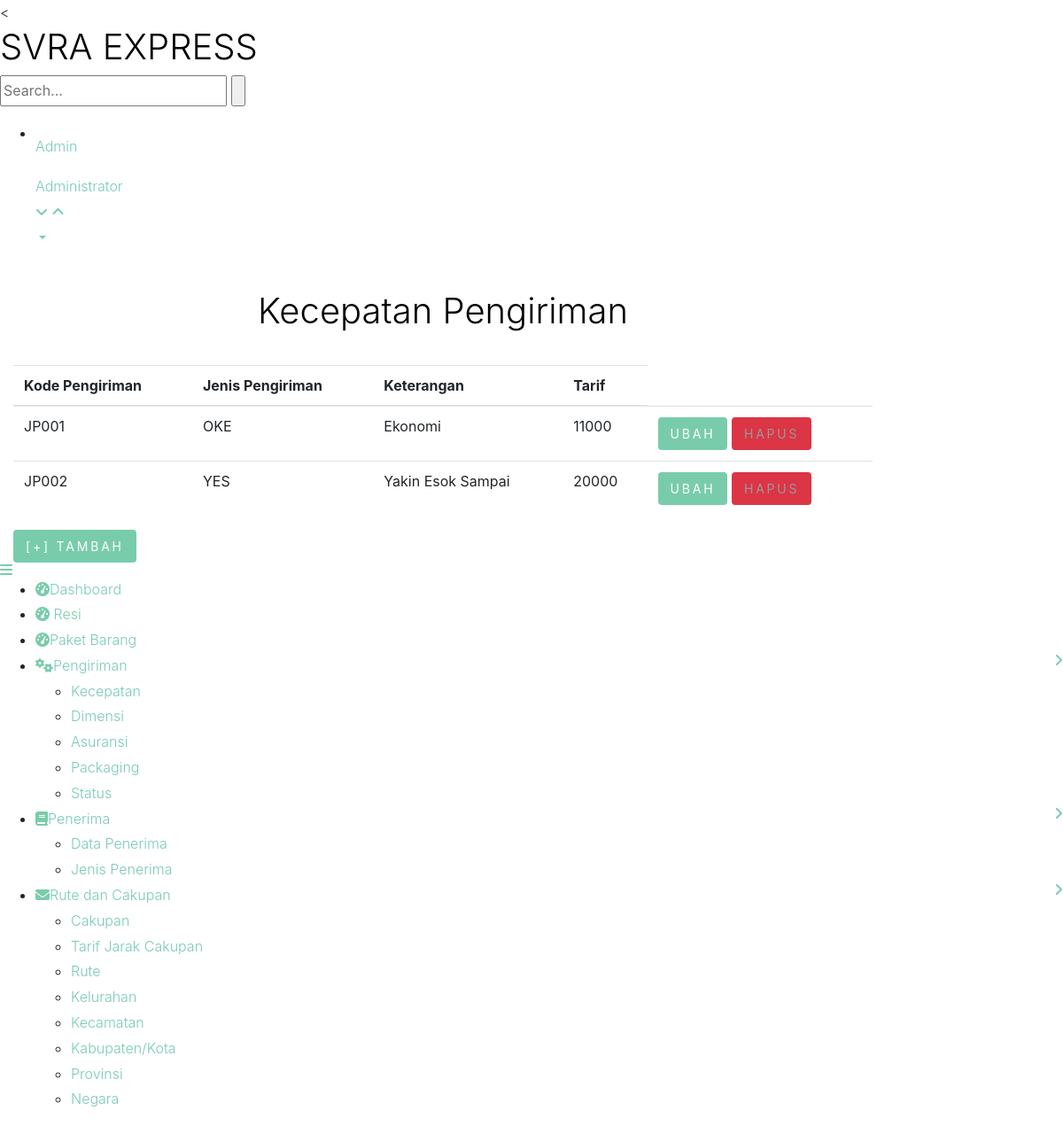
Page /svra/login/kecepatan.php on the committed database.
### tables this page shows
CREATE TABLE `jenis_pengiriman` (
  `kode_jenis_pengiriman` varchar(5) NOT NULL,
  `nama_jenis_pengiriman` varchar(50) DEFAULT NULL,
  `keterangan` varchar(30) DEFAULT NULL,
  `tarif` int(50) DEFAULT NULL
);

### svra/login/kecepatan.php (the view, shortened to what this page needs)
<!DOCTYPE HTML>
<html>
<head>
<link href="css/bootstrap.css" rel="stylesheet" type="text/css" media="all">
<link href="css/style.css" rel="stylesheet" type="text/css" media="all"/>
<link href="css/font-awesome.css" rel="stylesheet">
</head>
<body>
<div class="page-container">
   <div class="left-content">
	   <div class="mother-grid-inner">
				<div class="header-main">
					<div class="header-left">
							<div class="logo-name">
									 <a href="home.php"> <h1>SVRA EXPRESS</h1>
								  </a>
							</div>
								<div class="search-box">
									<form>
										<input type="text" method = "post" name "cari" placeholder="Search..." required="">
										<input type="submit" name = "cari"value="" >
									</form>
								</div>
						 </div>
							<div class="profile_details">
								<ul>
									<li class="dropdown profile_details_drop">
										<a href="#" class="dropdown-toggle" data-toggle="dropdown" aria-expanded="false">
											<div class="profile_img">
												<div class="user-name">
													<p>Admin</p>
													<span>Administrator</span>
												</div>
												<i class="fa fa-angle-down lnr"></i>
												<i class="fa fa-angle-up lnr"></i>
											</div>
										</a>
									</li>
								</ul>
							</div>
						</div>
				</div>
<div class="chit-chat-layer4">
	<div class="col-md-10 chit-chat-layer4-center">
               <div class="work-progres">
                            <div class="chit-chat-heading">
                                <br>  <H1><center> Kecepatan Pengiriman</center> </H1><br>
                            </div>
                            <div class="table-responsive">
                                <table class="table table-hover">
                                  <thead>
                                    <tr>
                                      <th>Kode Pengiriman</th>
                                      <th>Jenis Pengiriman</th>
                                      <th>Keterangan</th>
                                      <th>Tarif</th>
                                  </tr>
                              </thead>
                              <tbody>
							 <?php
							 $db_host = "localhost";$db_user = "root";$db_pass = "";$db_name = "ekspedisi_pengiriman_barang";
							 $koneksi= mysqli_connect( $db_host, $db_user, $db_pass, $db_name);
							  $ambil = mysqli_query ($koneksi, "SELECT * from jenis_pengiriman") ;?>
							  <?php
							  while ($isi = mysqli_fetch_array($ambil))
							  { ?>
                                <tr>
                                  <td><?php echo $isi ['kode_jenis_pengiriman'];?></td>
                                  <td><?php echo $isi ['nama_jenis_pengiriman'];?></td>
                                  <td><?php echo $isi ['keterangan'];?></td>
                                  <td><?php echo $isi ['tarif'];?></span></td>
								  <td>
										<a href = "ubahkecepatan.php?id=<?php echo $isi ['kode_jenis_pengiriman'];?> " class="btn btn-primary"> Ubah </a>
										<a href = "hapuskecepatan.php?id=<?php echo $isi ['kode_jenis_pengiriman']; ?> " class="btn btn-danger"
										onclick="return confirm ('Apakah Anda yakin ingin menghapus data ini?')"> Hapus </a>
                              </tr>
							  <?php } ?>
                          </tbody>
                      </table>
					  <a href = "tambahkecepatan.php" class = "btn btn-primary">[+] Tambah </a>
                  </div>
             </div>
      </div>
    <div class="sidebar-menu">
		  	<div class="logo"> <a href="#" class="sidebar-icon"> <span class="fa fa-bars"></span> </a>  </div>
		    <div class="menu">
		      <ul id="menu" >
		        <li id="menu-home" ><a href="home.php"><i class="fa fa-tachometer"></i><span>Dashboard</span></a></li>
				<li id="menu-home" ><a href="resi.php"><i class="fa fa-tachometer"></i><span> Resi </span></a></li>
				<li id="menu-home" ><a href="paket.php"><i class="fa fa-tachometer"></i><span>Paket Barang</span></a></li>
				<li><a href="#"><i class="fa fa-cogs"></i><span>Pengiriman</span><span class="fa fa-angle-right" style="float: right"></span></a>
		          <ul>
		            <li><a href="kecepatan.php">Kecepatan</a></li>
		            <li><a href="dimensi.php">Dimensi</a></li>
					<li><a href="asuransi.php">Asuransi</a></li>
		            <li><a href="pack.php">Packaging</a></li>
					<li><a href="status.php">Status</a></li>
		          </ul>
		        </li>
		        	        <li id="menu-comunicacao" ><a href="#"><i class="fa fa-book nav_icon"></i><span>Penerima</span><span class="fa fa-angle-right" style="float: right"></span></a>
		          <ul id="menu-comunicacao-sub" >
		            <li id="menu-arquivos" ><a href="penerima.php">Data Penerima</a></li>
		            <li id="menu-arquivos" ><a href="jenispenerima.php">Jenis Penerima</a></li>
		          </ul>
		        </li>
		        <li><a href="#"><i class="fa fa-envelope"></i><span>Rute dan Cakupan</span><span class="fa fa-angle-right" style="float: right"></span></a>
		        	 <ul id="menu-academico-sub" >
			            <li id="menu-academico-boletim" ><a href="cakupan.php">Cakupan</a></li>
						<li id="menu-academico-boletim" ><a href="tarifjarakcak.php">Tarif Jarak Cakupan</a></li>
						<li id="menu-academico-boletim" ><a href="rute.php">Rute</a></li>
						<li id="menu-academico-avaliacoes" ><a href="kel.php">Kelurahan</a></li>
						<li id="menu-academico-avaliacoes" ><a href="kec.php">Kecamatan</a></li>
						<li id="menu-academico-avaliacoes" ><a href="kabkot.php">Kabupaten/Kota</a></li>
						<li id="menu-academico-avaliacoes" ><a href="prov.php">Provinsi</a></li>
						<li id="menu-academico-avaliacoes" ><a href="negara.php">Negara</a></li>
		             </ul>
		        </li>
		      </ul>
		    </div>
	 </div>
</div>
</body>
</html>

### rows in the picture
jenis_pengiriman: kode_jenis_pengiriman "JP001", nama_jenis_pengiriman "OKE", keterangan "Ekonomi", tarif "11000"
jenis_pengiriman: kode_jenis_pengiriman "JP002", nama_jenis_pengiriman "YES", keterangan "Yakin Esok Sampai", tarif "20000"
